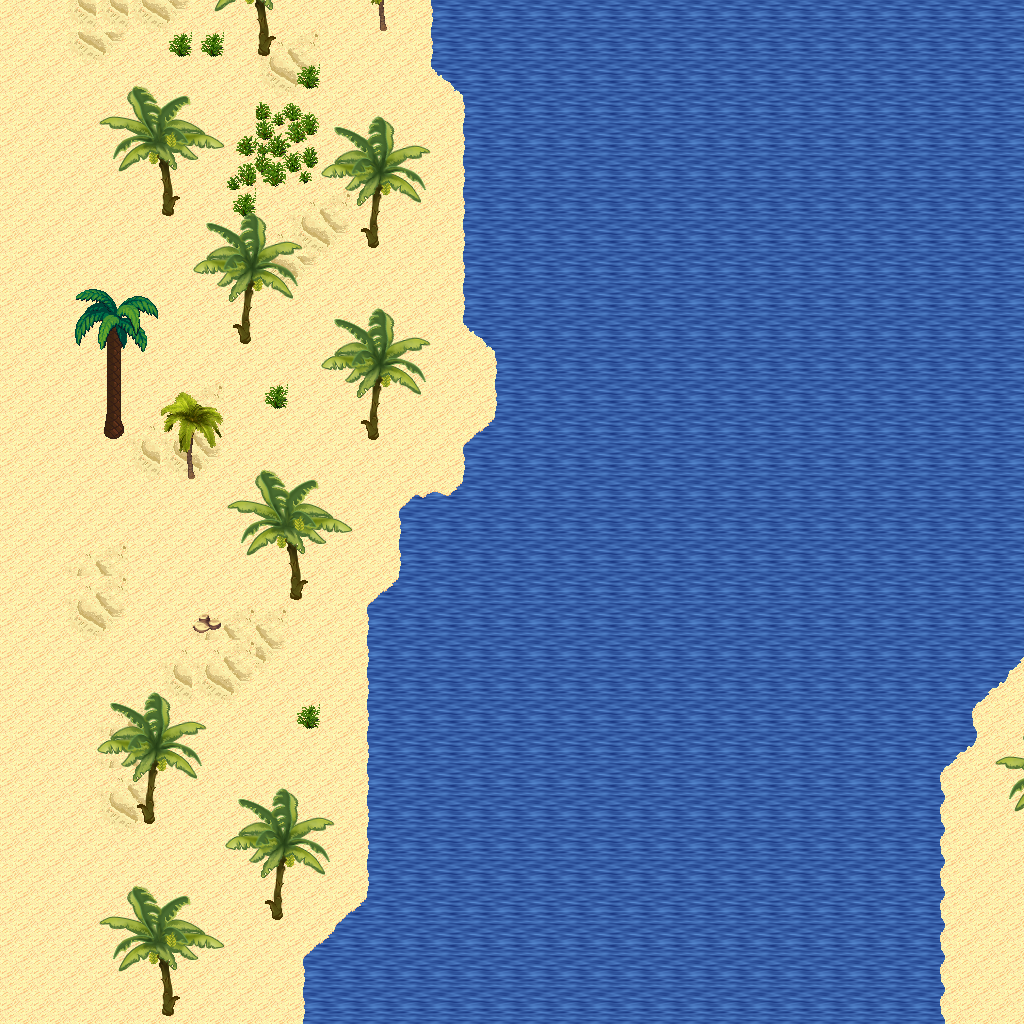

Tiled map render using the project's own tile images. Description and the map definition, with tile-layer contents summarised, below:
An orthogonal 32x32 tile map with 32x32 px tiles, 5 tile layers (Ground, Objects, Objects2, Above, ...), 1 hidden layer not drawn, 14 tilesets.

<map version="1.10" tiledversion="1.11.0" orientation="orthogonal" renderorder="right-down" width="32" height="32" tilewidth="32" tileheight="32" infinite="0" nextlayerid="11" nextobjectid="1">
 <tileset firstgid="1" name="logic_collision" tilewidth="32" tileheight="32" tilecount="1" columns="1">
  <image source="../drawable/logic_collision.png" width="32" height="32" />
 </tileset>
 <tileset firstgid="2" name="ground_ground" tilewidth="32" tileheight="32" tilecount="33" columns="3">
  <image source="../drawable/ground_ground.png" width="96" height="352" />
 </tileset>
 <tileset firstgid="35" name="terrain_desert" tilewidth="32" tileheight="32" tilecount="88" columns="8">
  <image source="../drawable/terrain_desert.png" width="256" height="352" />
 </tileset>
 <tileset firstgid="123" name="building_stone_ruins" tilewidth="32" tileheight="32" tilecount="72" columns="6">
  <image source="../drawable/building_stone_ruins.png" width="192" height="384" />
 </tileset>
 <tileset firstgid="195" name="ground_sand_edges" tilewidth="32" tileheight="32" tilecount="15" columns="5">
  <image source="../drawable/ground_sand_edges.png" width="160" height="96" />
 </tileset>
 <tileset firstgid="210" name="ground_slate_tiles" tilewidth="32" tileheight="32" tilecount="15" columns="5">
  <image source="../drawable/ground_slate_tiles.png" width="160" height="96" />
 </tileset>
 <tileset firstgid="225" name="ground_sand_2" tilewidth="32" tileheight="32" tilecount="15" columns="5">
  <image source="../drawable/ground_sand_2.png" width="160" height="96" />
 </tileset>
 <tileset firstgid="240" name="plant_cactus_2" tilewidth="32" tileheight="32" tilecount="10" columns="5">
  <image source="../drawable/plant_cactus_2.png" width="160" height="64" />
 </tileset>
 <tileset firstgid="250" name="plant_round_cactuses" tilewidth="32" tileheight="32" tilecount="20" columns="10">
  <image source="../drawable/plant_round_cactuses.png" width="320" height="64" />
 </tileset>
 <tileset firstgid="270" name="plant_tree_banana_tree" tilewidth="32" tileheight="32" tilecount="40" columns="4">
  <image source="../drawable/plant_tree_banana_tree.png" width="128" height="320" />
 </tileset>
 <tileset firstgid="310" name="plant_tree_palm_tree" tilewidth="32" tileheight="32" tilecount="6" columns="2">
  <image source="../drawable/plant_tree_palm_tree.png" width="64" height="96" />
 </tileset>
 <tileset firstgid="316" name="plant_tree_palm_trees" tilewidth="32" tileheight="32" tilecount="40" columns="4">
  <image source="../drawable/plant_tree_palm_trees.png" width="128" height="320" />
 </tileset>
 <tileset firstgid="356" name="building_stone_tower" tilewidth="32" tileheight="32" tilecount="14" columns="2">
  <image source="../drawable/building_stone_tower.png" width="64" height="224" />
 </tileset>
 <tileset firstgid="370" name="plant_bush_large_green" tilewidth="32" tileheight="32" tilecount="9" columns="3">
  <image source="../drawable/plant_bush_large_green.png" width="96" height="96" />
 </tileset>
 <layer id="1" name="Ground" width="32" height="32">
  <data>[1024 cells, 1024 non-empty, 6 distinct tile ids]</data>
 </layer>
 <layer id="2" name="Objects" width="32" height="32">
  <data>[1024 cells, 83 non-empty, 24 distinct tile ids]</data>
 </layer>
 <layer id="3" name="Objects2" width="32" height="32">
  <data>[1024 cells, 0 non-empty, 0 distinct tile ids]</data>
 </layer>
 <layer id="4" name="Above" width="32" height="32">
  <data>[1024 cells, 127 non-empty, 39 distinct tile ids]</data>
 </layer>
 <layer id="5" name="Above2" width="32" height="32">
  <data>[1024 cells, 0 non-empty, 0 distinct tile ids]</data>
 </layer>
 <layer id="6" name="Walkable" width="32" height="32" visible="0">
  <data>[1024 cells, 620 non-empty, 1 distinct tile ids]</data>
 </layer>
 <objectgroup id="7" name="Mapevents" />
 <objectgroup id="8" name="Spawn" />
 <objectgroup id="9" name="Keys" />
 <objectgroup id="10" name="Replace" />
</map>
